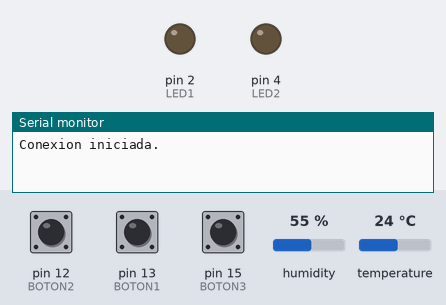
Bench run of a sketch on a simulated Arduino Uno, built with avr-gcc and run on an emulated ATmega328P. Shown: output pins drawn as LEDs (lit = HIGH), the last lines printed to the serial monitor. Inputs (shaded band) come from the test bench; at power-on: temperature 24 °C, pin 12 (BOTON2) HIGH, pin 13 (BOTON1) HIGH, pin 15 (BOTON3) HIGH, humidity 55 %.

Above: at 1.2 s.
1.3 s: temperature set to 28 °C
At 4.9 s:
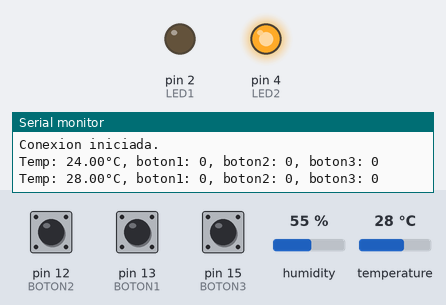
5.5 s: pin 12 (BOTON2) pulled LOW for 0.15 s
At 5.57 s:
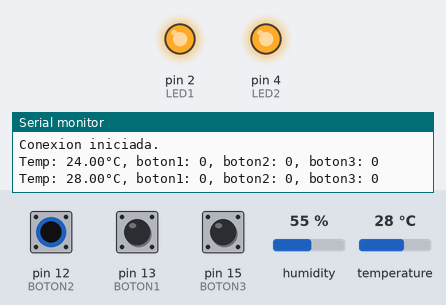
7.1 s: pin 13 (BOTON1) pulled LOW for 0.15 s
At 7.17 s:
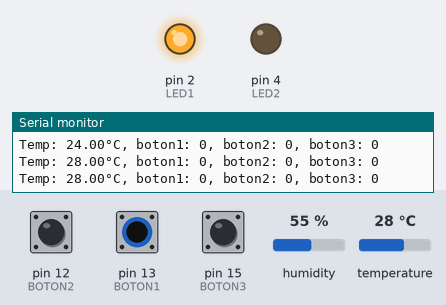
8.7 s: temperature set to 12 °C
At 12.3 s:
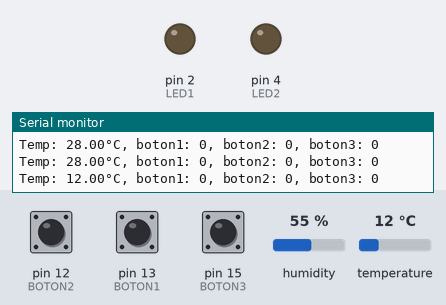
13.5 s: temperature set to 33 °C
At 16.6 s:
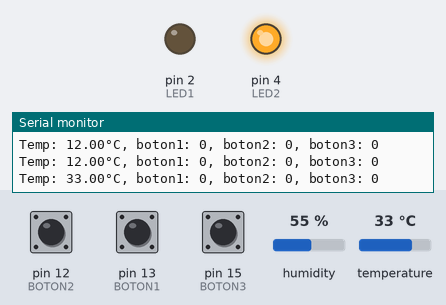
Timing chart, 0 to 18.1 s (numbered marks = the images above; inputs shaded):
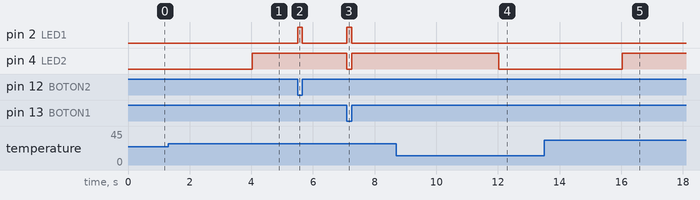

Measured:
- the behaviour switches between 26 and 27 °C on temperature (found by bisection; images 0 and 1)
- after the input at 1.3 s, pin 4 (LED2): LOW → HIGH after 2.7 s
- after the input at 5.5 s, pin 2 (LED1): LOW → HIGH at once, → LOW 0.15 s later
- after the input at 7.1 s, pin 2 (LED1): LOW → HIGH at once, → LOW 0.15 s later; pin 4 (LED2): HIGH → LOW at once, → HIGH 0.15 s later
- after the input at 8.7 s, pin 4 (LED2): HIGH → LOW after 3.3 s
- after the input at 13.5 s, pin 4 (LED2): LOW → HIGH after 2.5 s

The sketch:

boton_led_dht11.ino
```cpp
/*
 * Bonton-led
 * Por: Armando Cruz
 * Fecha: 20 de abril de 2022
 *
 * Programa que recibe de entrada 3 botones y la temperatura del sensor DHT11
 * y enciende los leds dependiendo de las condiciones
 */
// Bibliotecas
#include "DHT.h"

#define DHTPIN 14    //Pin donde se conecta el DHT11
#define DHTTYPE DHT11
#define MAX_TEMP 26

// Constantes
const int LED1=2; //Refrigeracion manual
const int LED2=4; //Refrigeración automática
const int BOTON1=13; //Manual. Activa la refrigeración al ser presionado
const int BOTON2=12; //Alta demanda
const int BOTON3=15; //Sobre carga de funcionamiento
// Variables
int dato1,dato2,dato3; //Botones
float t;  //Temperatura
long timeNow, timeLast; // Variables de control de tiempo no bloqueante
int wait = 2000;  // Indica la espera cada 5 segundos para envío de mensajes MQTT
// Definición de objetos
DHT dht(DHTPIN, DHTTYPE);
// Condiciones iniciales - Se ejecuta sólo una vez al energizar
void setup() {// Inicio de void setup ()
  // Aquí va tu código
  pinMode(BOTON1,INPUT_PULLUP); //Configurar el pin del boton como entrada
  pinMode(BOTON2,INPUT_PULLUP); //Configurar el pin del boton como entrada
  pinMode(BOTON3,INPUT_PULLUP); //Configurar el pin del boton como entrada
  pinMode(LED1,OUTPUT); //Configurar el pin de led como salida
  pinMode(LED2,OUTPUT); //Configurar el pin de led como salida
  digitalWrite(LED1,LOW); //empieza el led apagado
  digitalWrite(LED2,LOW); //empieza el led apagado
  Serial.begin(115200);
  Serial.println(F("Conexion iniciada."));
  dht.begin();
  timeLast = millis (); // Inicia el control de tiempo
  lecturaSensor();
}// Fin de void setup

// Cuerpo del programa - Se ejecuta constamente
void loop() {// Inicio de void loop
  lecturaBotones();
  logica();
  timeNow = millis(); // Control de tiempo para esperas no bloqueantes
  if (timeNow - timeLast > wait) { // lee temperatura e imprime datos cada 2 segundos
    timeLast = timeNow; // Actualización de seguimiento de tiempo
    lecturaSensor();
    impresionDatos();
  }
}// Fin de void loop


// Funciones del usuario
//Funcion que toma la lectura del sensor DHT11
void lecturaSensor() {
  t = dht.readTemperature(); // Leer la temp en celsius
  // Check if any reads failed and exit early (to try again).
  if (isnan(t)) {
    Serial.println(F("Failed to read from DHT sensor!"));
    return;
  }
}

//Funcion que toma la lecturas de los 3 botones
void lecturaBotones() {
  dato1=!digitalRead(BOTON1); //Leer el pin del boton1 (Manual)
  dato2=!digitalRead(BOTON2); //Leer el pin del boton1 (alta demanda)
  dato3=!digitalRead(BOTON3); //Leer el pin del boton1 (sobrecarga)
}

//Funcion que evalua las entradas para decidir que leds encender
void logica() {
  if ((dato2 || dato3) && t>MAX_TEMP) { //Alta demanda o sobrecarga y la temperatura es alta
    digitalWrite(LED1, HIGH);     //Enciende los dos refrigeraciones
    digitalWrite(LED2,HIGH);
  }
  else if (dato1) {  //Si esta aplanado el boton manual
    digitalWrite(LED1, HIGH);  //Solo enciende la refrigeracion manual
    digitalWrite(LED2,LOW);
  }
  else if (dato2 || dato3 || t>MAX_TEMP) { // alta demanda o sobrecarga o la temperatura es alta
    digitalWrite(LED1, LOW);  //Solo enciende la refrigeracion automatica
    digitalWrite(LED2,HIGH);
  }
  else {                            // Si no se cumple nada de las condiciones anterios
    digitalWrite(LED1, LOW);        //ambas refrigeraciones apagadas
    digitalWrite(LED2,LOW);
  }
}

//Funcion que imprime los datos en monitor serial
void impresionDatos() {
  Serial.print(F("Temp: "));
  Serial.print(t);
  Serial.print(F("°C, boton1: "));
  Serial.print(dato1);
  Serial.print(F(", boton2: "));
  Serial.print(dato2);
  Serial.print(F(", boton3: "));
  Serial.println(dato3);
}
```
